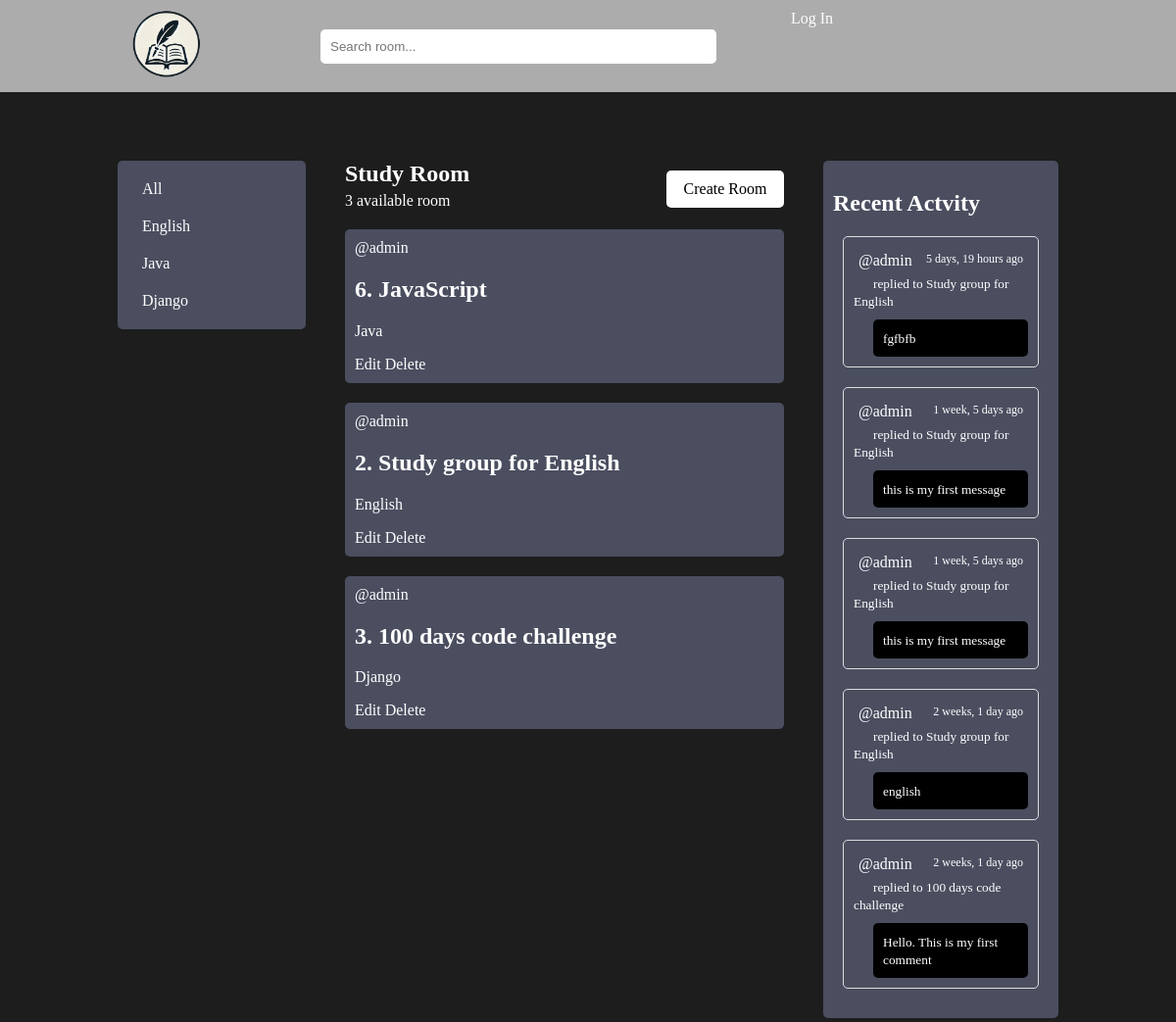
The app's page /, older data.
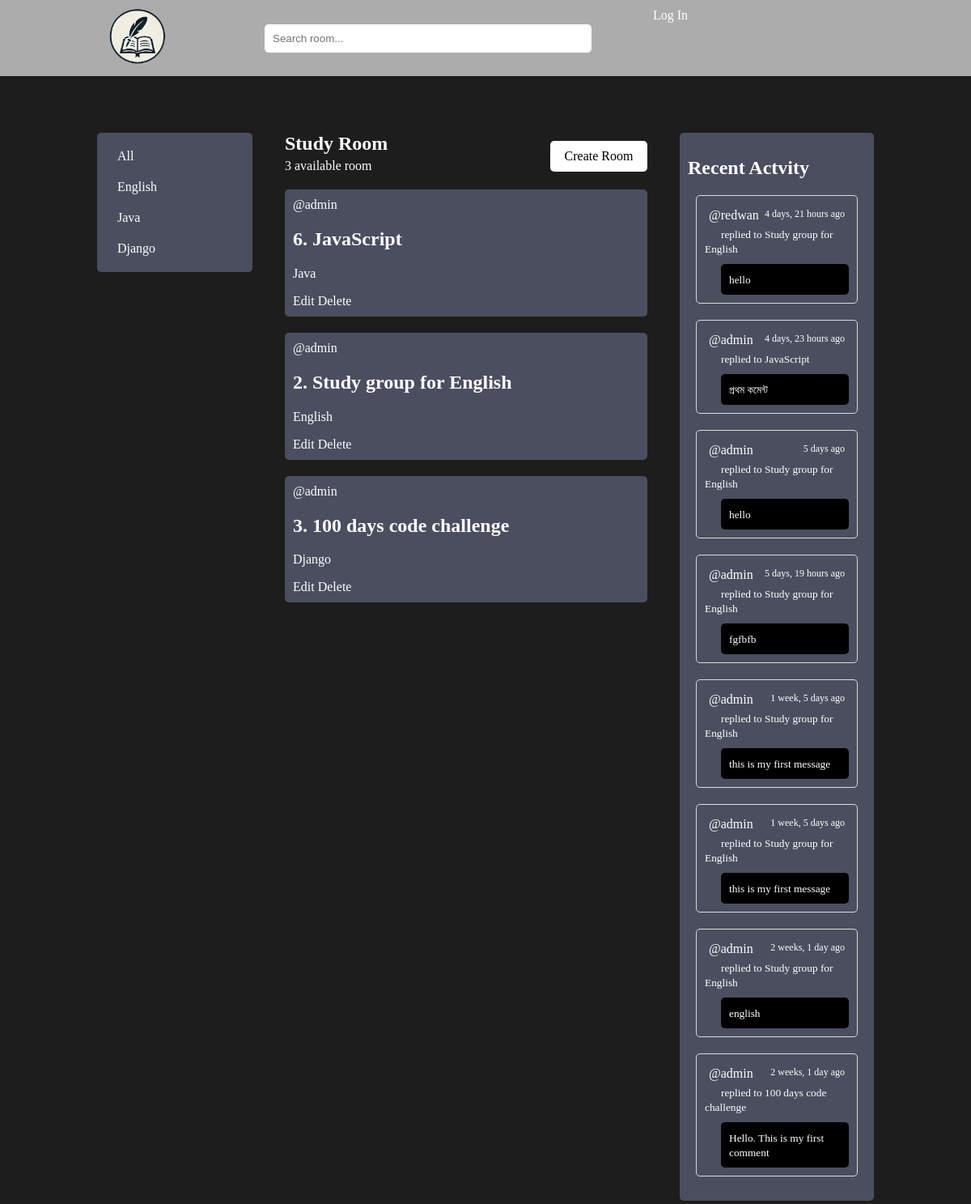
The same page, newer data.
### base/models.py (models this page shows, shortened)
class Topic(models.Model):
    name = models.CharField(max_length=200)
    def __str__(self):
        return self.name

class Room(models.Model):
    host = models.ForeignKey(User, on_delete=models.CASCADE, null=True)
    topic = models.ForeignKey(Topic, on_delete=models.SET_NULL, null=True)
    name = models.CharField(max_length=200)
    description = models.TextField(null=True, blank=True)
    participants = models.ManyToManyField(User, related_name='participants', blank=True)
    updated = models.DateTimeField(auto_now=True)
    created = models.DateTimeField(auto_now_add=True)
    class Meta:
        ordering = ['-updated', '-created']
    def __str__(self):
        return self.name

class Message(models.Model):
    user = models.ForeignKey(User, on_delete=models.CASCADE)
    room = models.ForeignKey(Room, on_delete=models.CASCADE)
    body = models.TextField()
    updated = models.DateTimeField(auto_now=True)
    created = models.DateTimeField(auto_now_add=True)
    class Meta:
        ordering = ['-updated', '-created']

### base/views.py (the view)
# urls.py: path('', views.home, name="home"),
def home(request):
    q = request.GET.get('q') if request.GET.get('q') != None else '';
    rooms = Room.objects.filter(
        Q(topic__name__icontains=q) |
        Q(name__icontains=q) |
        Q(description__icontains=q)
        );
    topics = Topic.objects.all();
    room_count = rooms.count();
    room_messages = Message.objects.filter(Q(room__topic__name__icontains=q))
    context = {
        'rooms': rooms,
        'topics': topics,
        'room_count': room_count,
        'room_messages': room_messages,
    }
    return render(request, 'home.html', context);

### templates/home.html (shortened to what this page needs)
{% extends 'main.html' %}
{% load static %}
{% block content %}
<div class="container_full">
    <div class="container">
        <div class="home_page_section">
            <div class="section_left home_sec_bg">
                <div class="sec_left_room_info room_sec_cmn">
                    <div class="topic_sec">
                        <a href="{% url 'home' %}">All</a>
                        {% for topic in topics %}
                            <a href="{% url 'home' %}?q={{topic.name}}">{{topic.name}}</a>
                        {% endfor %}
                    </div>
                </div>
            </div>
            <div class="section_middle">
                <div class="sec_middle_room">
                    <div class="room_info_create">
                        <div class="avail_cre_room">
                            <div class="available_room">
                                <h2>Study Room</h2>
                                <p style="margin-top:5px">{{room_count}} available room</p>
                            </div>
                        </div>
                        <div class="avail_cre_room">
                            <div class="createroom">
                                <a href="{% url 'createroom' %}">Create Room</a>
                            </div>
                        </div>
                    </div>
                    <div class="room_data room_data_bg">
                        {% for room in rooms %}
                            <div class="sng_room_data">
                                <a href="{% url 'room' room.id %}">
                                    <span>@{{room.host}}</span>
                                    <h2>{{room.id}}. {{room.name}}</h2>
                                    <p>{{room.topic}}</p>
                                    <a href="{% url 'edit-room' room.id %}">Edit</a>
                                    <a href="{% url 'delete_room' room.id %}">Delete</a>
                                </a>
                            </div>
                        {% endfor %}
                    </div>
                </div>
            </div>
            <div class="section_right home_sec_bg">
                <div class="sec_right_activity room_sec_cmn">
                    <h2>Recent Actvity</h2>
                    <div class="room_activity">
                        {% for message in room_messages %}
                            <div class="sng_room_activity">
                                <p>@{{message.user}} <span style="font-size:12px;float:right">{{message.created|timesince}} ago</span></p>
                                <small style="margin-left:20px;">replied to {{message.room}}</small>
                                <div class="activity_message">
                                    <small>{{message.body}}</small>
                                </div>
                            </div>
                        {% endfor %}
                    </div>
                </div>
            </div>
        </div>
    </div>
</div>
{% endblock content %}

Row changes from the older to the newer data that the page shows:
added Message: user "redwan", created "4 days, 21 hours", room "Study group for English", body "hello"
added Message: user "admin", created "4 days, 23 hours", room "JavaScript", body "প্রথম কমেন্ট"
added Message: user "admin", created "5 days", room "Study group for English", body "hello"
